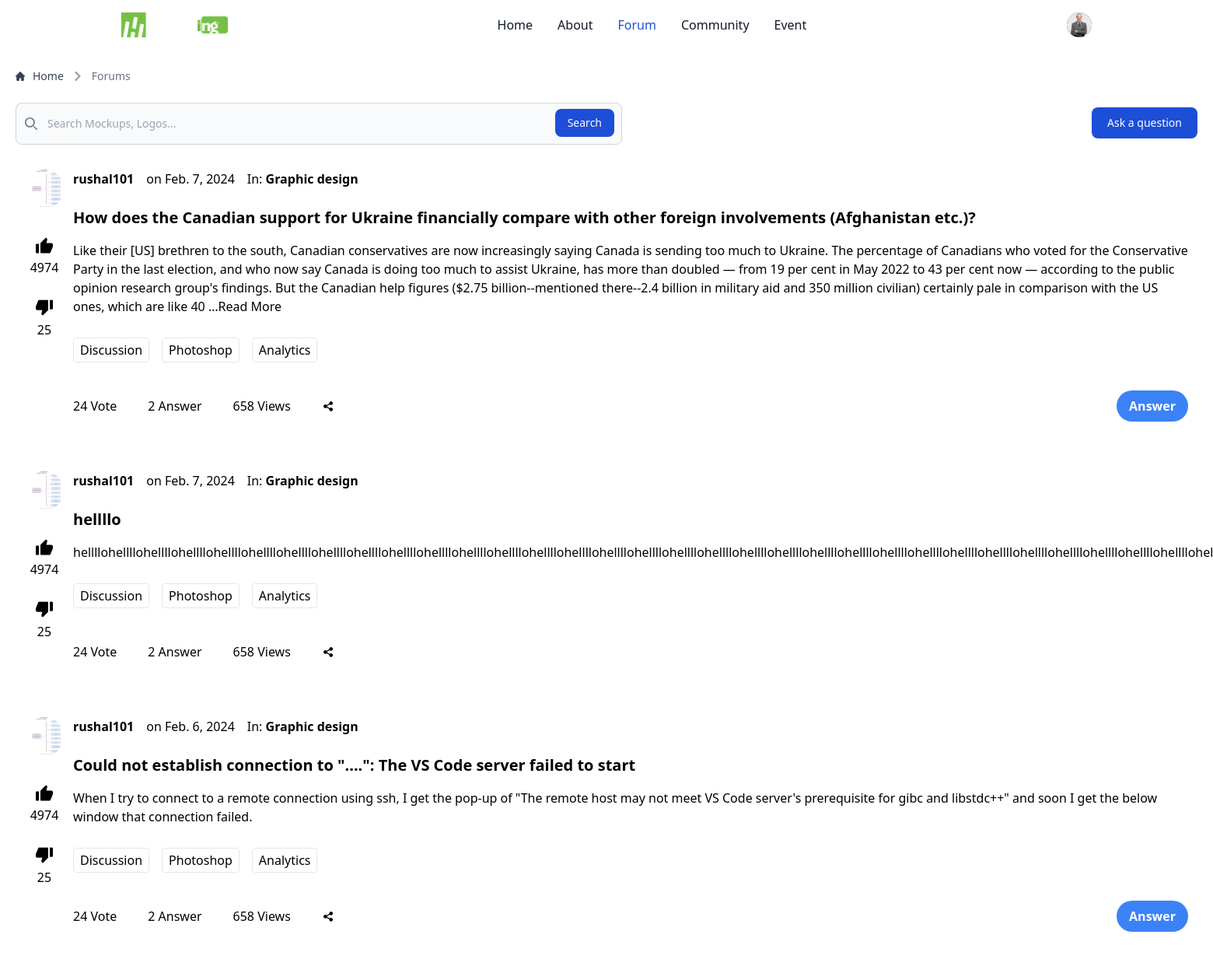
Before: /forum/ (signed in, upper part) with the older database file.
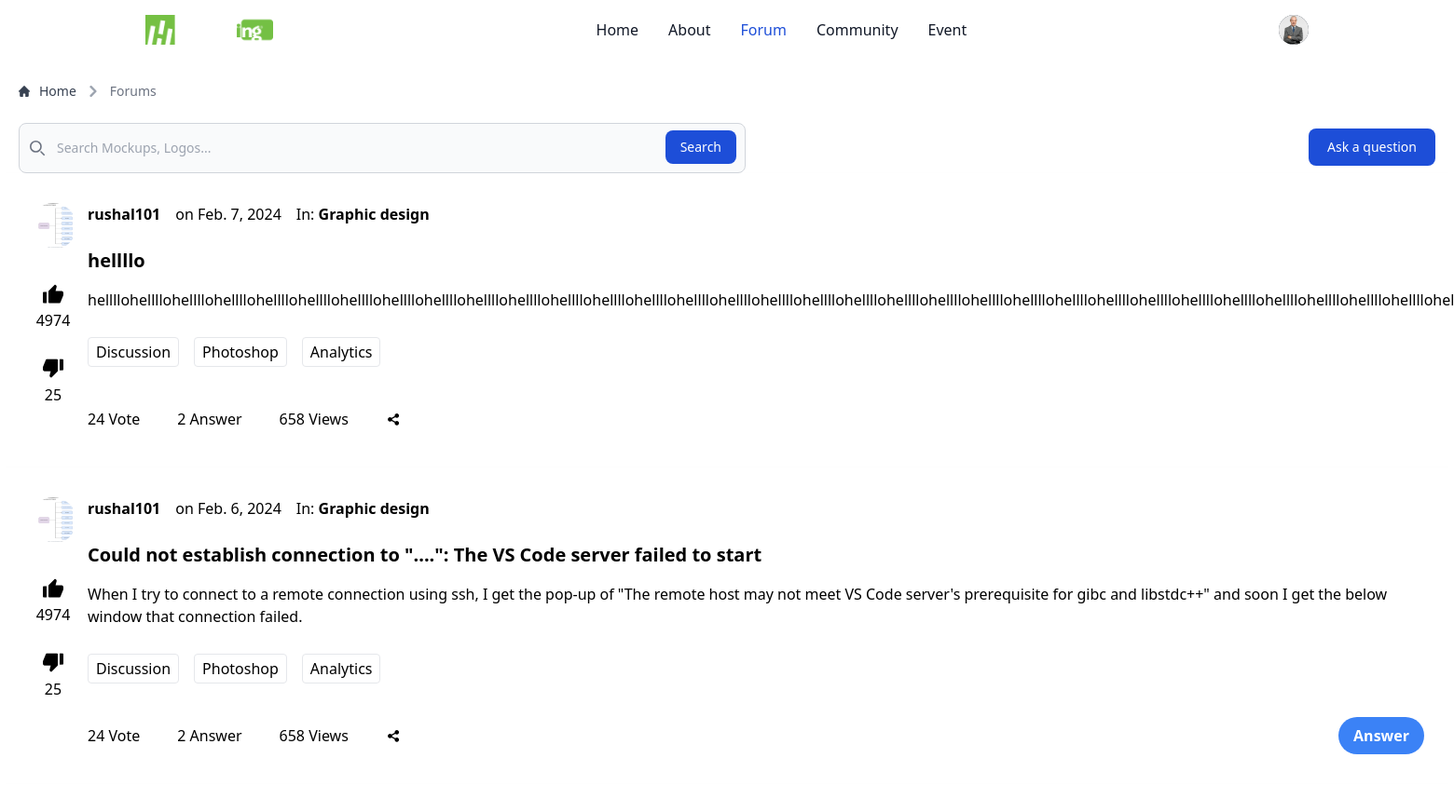
After: the same page with the newer database file.
### Forum/models.py (models this page shows, shortened)
class Question(models.Model):
    user = models.ForeignKey(User, on_delete=models.CASCADE)
    title = models.CharField(max_length=10000)
    content = models.TextField(null=True, blank=True)
    upvote = models.ManyToManyField(User, related_name="upvoted_questions", blank=True)
    date_created = models.DateTimeField(auto_now_add=True)

### Account/models.py (models this page shows, shortened)
class Profile(models.Model):
    user = models.OneToOneField(User,on_delete=models.CASCADE)
    about = models.CharField(max_length=1000)
    image = models.ImageField(default="default.jpg", upload_to="profile_pic")

### Forum/views.py (the view)
# urls.py: path('', QuestionListView.as_view(), name="Questionlist"),
class QuestionListView(LoginRequiredMixin,ListView):
    model = Question
    template_name = 'Forum/forum.html'
    context_object_name = 'questions'
    ordering = ['-date_created']
    def get_context_data(self,*args, **kwargs):
        context = super().get_context_data(**kwargs)
        search_data = self.request.GET.get('search-area') or ""
        if search_data:
            context['questions'] = context['questions'].filter(title__icontains=search_data)
            context['search_data'] = search_data
        return context

### Forum/templates/Forum/forum.html (shortened to what this page needs)
{% load static %}
<!DOCTYPE html>
<html lang="en">
<head>
  <link rel="stylesheet" href="https://cdn.jsdelivr.net/npm/remixicon/fonts/remixicon.css" />
  <link rel="stylesheet" href="{% static 'css/main.css'%}" />
</head>
<body class="overflow-x-hidden">
  <nav class="bg-white border-gray-200 dark:bg-gray-900">
    <div class="max-w-screen-xl flex flex-wrap items-center justify-between mx-auto p-4">
      <a href="https://flowbite.com/" class="flex items-center space-x-3 rtl:space-x-reverse">
        <img src="{% static 'img/herald-white-logo.png' %}" class="h-8" alt="Flowbite Logo" />
      </a>
      <div class="flex items-center md:order-2 space-x-3 md:space-x-0 rtl:space-x-reverse">
        <button type="button"
          class="flex text-sm bg-gray-800 rounded-full md:me-0 focus:ring-4 focus:ring-gray-300 dark:focus:ring-gray-600"
          id="user-menu-button" aria-expanded="false" data-dropdown-toggle="user-dropdown"
          data-dropdown-placement="bottom">
          <img class="w-8 h-8 rounded-full" src="{% static 'img/user-1.jpg'%}" alt="user photo" />
        </button>
      </div>
      <div class="items-center justify-between hidden w-full md:flex md:w-auto md:order-1" id="navbar-user">
        <ul
          class="flex flex-col font-medium p-4 md:p-0 mt-4 border border-gray-100 rounded-lg bg-gray-50 md:space-x-8 rtl:space-x-reverse md:flex-row md:mt-0 md:border-0 md:bg-white dark:bg-gray-800 md:dark:bg-gray-900 dark:border-gray-700">
          <li>
            <a href="{% url 'Questionlist' %}"
              class="block py-2 px-3 text-gray-900 rounded hover:bg-gray-100 md:hover:bg-transparent md:hover:text-blue-700 md:p-0 dark:text-white md:dark:hover:text-blue-500 dark:hover:bg-gray-700 dark:hover:text-white md:dark:hover:bg-transparent dark:border-gray-700">Home</a>
          </li>
          <li>
            <a href="#"
              class="block py-2 px-3 text-gray-900 rounded hover:bg-gray-100 md:hover:bg-transparent md:hover:text-blue-700 md:p-0 dark:text-white md:dark:hover:text-blue-500 dark:hover:bg-gray-700 dark:hover:text-white md:dark:hover:bg-transparent dark:border-gray-700">About</a>
          </li>
          <li>
            <a href="index.html"
              class="block py-2 px-3 text-white bg-blue-700 rounded md:bg-transparent md:text-blue-700 md:p-0 md:dark:text-blue-500">Forum</a>
          </li>
          <li>
            <a href="#"
              class="block py-2 px-3 text-gray-900 rounded hover:bg-gray-100 md:hover:bg-transparent md:hover:text-blue-700 md:p-0 dark:text-white md:dark:hover:text-blue-500 dark:hover:bg-gray-700 dark:hover:text-white md:dark:hover:bg-transparent dark:border-gray-700">Community</a>
          </li>
          <li>
            <a href="#"
              class="block py-2 px-3 text-gray-900 rounded hover:bg-gray-100 md:hover:bg-transparent md:hover:text-blue-700 md:p-0 dark:text-white md:dark:hover:text-blue-500 dark:hover:bg-gray-700 dark:hover:text-white md:dark:hover:bg-transparent dark:border-gray-700">Event</a>
          </li>
        </ul>
      </div>
    </div>
  </nav>
  <br />
  <nav class="flex ml-5" aria-label="Breadcrumb">
    <ol class="inline-flex items-center space-x-1 md:space-x-2 rtl:space-x-reverse">
      <li class="inline-flex items-center">
        <a href="#"
          class="inline-flex items-center text-sm font-medium text-gray-700 hover:text-blue-600 dark:text-gray-400 hover:text-blue-600">
          Home
        </a>
      </li>
      <li aria-current="page">
        <div class="flex items-center">
          <svg class="rtl:rotate-180 w-3 h-3 text-gray-400 mx-1" aria-hidden="true" xmlns="http://www.w3.org/2000/svg"
            fill="none" viewBox="0 0 6 10">
            <path stroke="currentColor" stroke-linecap="round" stroke-linejoin="round" stroke-width="2"
              d="m1 9 4-4-4-4" />
          </svg>
          <span class="ms-1 text-sm font-medium text-gray-500 md:ms-2 dark:text-gray-400">Forums</span>
        </div>
      </li>
    </ol>
  </nav>
  <br />
  <div class="flex justify-between">
    <form class="ml-5 w-6/12">
      <div class="relative">
        <div class="absolute inset-y-0 start-0 flex items-center ps-3 pointer-events-none">
        </div>
        <input type="search" id="default-search"
          class="block w-full p-4 ps-10 text-sm text-gray-900 border border-gray-300 rounded-lg bg-gray-50 bg-gray-300 dark:placeholder-gray-400 dark:text-white dark:focus:ring-blue-500"
          placeholder="Search Mockups, Logos..." />
        <button type="submit"
          class="text-white absolute end-2.5 bottom-2.5 bg-blue-700 hover:bg-blue-800 focus:ring-4 focus:outline-none focus:ring-blue-300 font-medium rounded-lg text-sm px-4 py-2 dark:bg-blue-600 dark:hover:bg-blue-700 dark:focus:ring-blue-800">
          Search
        </button>
      </div>
    </form>
    <a href="{% url 'Questioncreate' %}"
      class="mr-5 mt-1.5 text-white bg-blue-700 hover:bg-blue-800 focus:ring-4 focus:ring-blue-300 font-medium rounded-lg text-sm px-5 py-2.5 me-2 mb-2 dark:bg-blue-600 dark:hover:bg-blue-700 focus:outline-none dark:focus:ring-blue-800">Ask
      a question</a>
  </div>
  <div class="tab-pane fade active show" id="recent-questions" role="tabpanel" aria-labelledby="recent-questions-tab">
    {% for question in questions %}
    <div class="single-qa-box bg-white shadow-md p-8 border-b-5 border-f5f5f5 relative">
      <div class="flex">
        <div class="link-unlike flex-shrink-0 text-center">
          <a href="user.html">
            <img src="{{ question.user.profile.image.url }}" alt="Image" class="mb-8 rounded-full"
              style="width: 50px; height: 50px" />
          </a>
          <div class="donet-like-list">
            <button class="like-unlink-count like">
              <i class="ri-thumb-up-fill text-2xl"></i><br />
              <span>4974</span>
            </button>
          </div>
          <br />
          <div class="donet-like-list">
            <button class="like-unlink-count dislike">
              <i class="ri-thumb-down-fill text-2xl"></i><br />
              <span>25</span>
            </button>
          </div>
        </div>
        <div class="flex-grow-1 ms-3">
          <ul class="graphic-design flex items-center space-x-4">
            <li>
              <a href="user.html" class="font-semibold">{{question.user.username}}</a>
            </li>
            <li>
              <span>on {{ question.date_created|date:"M. j, Y" }}</span>
            </li>
            <li>
              <span>In:</span>
              <a href="tags.html" class="graphic font-semibold">
                Graphic design
              </a>
            </li>
          </ul>
          <br />
          <h3 class="font-semibold text-xl mb-4">
            <a href="{% url 'Questiondetail' question.id %}">
              {{question.title}}
            </a>
          </h3>
          {% if question.content|wordcount <= 100 %} <p class="mb-8">{{ question.content }}</p>
            {% else %}
            <div class="truncate-content">
              <p class="mb-8">
                {{ question.content|truncatewords_html:100 }}<a href="#" class="read-more-link">Read More</a>
              </p>
            </div>
            {% endif %}
            <ul class="tag-list flex space-x-4 mb-4">
              <li>
                <a href="tags.html" class="border px-2 py-1 rounded">Discussion</a>
              </li>
              <li>
                <a href="tags.html" class="border px-2 py-1 rounded">Photoshop</a>
              </li>
              <li>
                <a href="tags.html" class="border px-2 py-1 rounded">Analytics</a>
              </li>
            </ul>
            <br />
            <div class="flex justify-between items-center">
              <ul class="anser-list flex space-x-10">
                <li>
                  <a href="polls.html"> 24 Vote </a>
                </li>
                <li>
                  <a href="most-answered.html"> 2 Answer </a>
                </li>
                <li>
                  <a href="most-visited.html"> 658 Views </a>
                </li>
                <li>
                  <ul class="qa-share">
                    <li class="share-option">
                      <span>
                        <i class="ri-share-fill"></i>
                      </span>
                    </li>
                  </ul>
                </li>
              </ul>
              <a href="most-answered.html"
                class="bg-blue-500 hover:bg-blue-600 text-white font-bold py-2 px-4 rounded-full inline-block transition duration-300">
                Answer
              </a>
            </div>
        </div>
      </div>
    </div>
    {% endfor %}
  </div>
  <br>
</body>
</html>

Changed rows visible on the page:
removed Question: user.profile.image (picture), user.username "rushal101", date_created "Feb. 7, 2024", title "How does the Canadian support for Ukraine financially compare with other foreign involvements (Afghanistan etc.)?", content "Like their [US] brethren to the south, Canadian conservatives are now increasingly saying Canada is sending too much to Ukraine. The percentage of Canadians who voted for the Conservative Party in the last election, and who now say Canada is doing too much to assist Ukraine, has more than doubled — from 19 per cent in May 2022 to 43 per cent now — according to the public opinion research group's findings. But the Canadian help figures ($2.75 billion--mentioned there--2.4 billion in military aid and 350 million civilian) certainly pale in comparison with the US ones, which are like 40 …"
